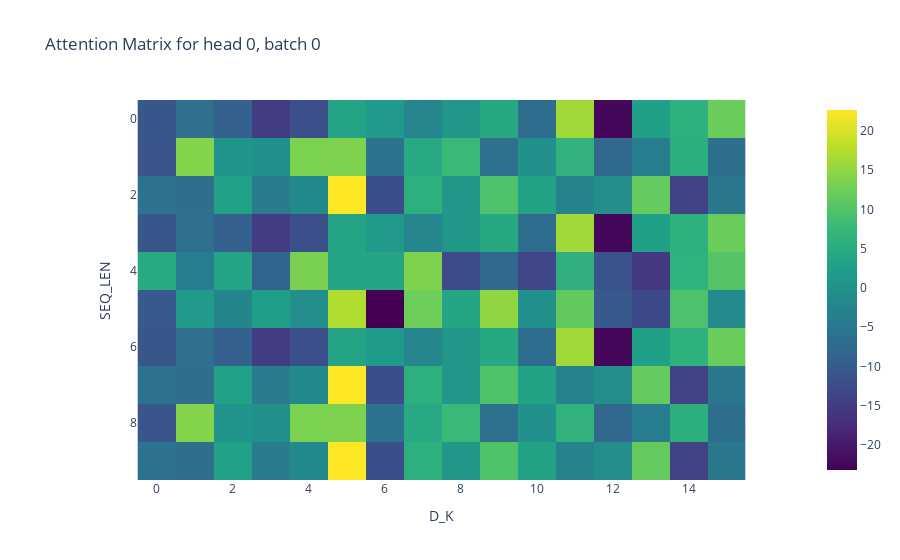

Notebook cell for this chart:
### Code cell
@jit
def attention(Q, K, V, d_k):
    attention_score = jnp.matmul(Q, K.transpose(0, 2, 1)) # transpose to (N_HEADS, BATCH_SIZE, D_K, SEQ_LEN)
    scaled_attention = jax.nn.softmax(attention_score / jnp.sqrt(d_k), axis=-1) # softmax along the SEQ_LEN dimension
    return jnp.matmul(scaled_attention, V)

@jit
def mulithead_attention(Q, K, V, d_k):
    return vmap(
        attention,
        in_axes=(0, 0, 0, None) # iterate over the heads
        )(Q, K, V, d_k)

attention_matrix = mulithead_attention(Q, K, V, D_K)
print(attention_matrix.shape)
px.imshow(attention_matrix[0, 0], title="Attention Matrix for head 0, batch 0", labels=dict(x="D_K", y="SEQ_LEN"), color_continuous_scale="VIRIDIS")

### Figure 1 — Plotly figure (JSON) as saved in the notebook; plotly's stock layout.template omitted (floating-point values rounded to 4 significant figures; data arrays with more than 128 entries replaced by an {"elided": "..."} marker saying what was removed)
{"data": [{"coloraxis": "coloraxis", "hovertemplate": "D_K: %{x}<br>SEQ_LEN: %{y}<br>color: %{z}<extra></extra>", "name": "0", "type": "heatmap", "xaxis": "x", "yaxis": "y", "z": {"elided": "10x16 float values"}}], "layout": {"coloraxis": {"colorscale": [[0, "#440154"], [0.1111, "#482878"], [0.2222, "#3e4989"], [0.3333, "#31688e"], [0.4444, "#26828e"], [0.5556, "#1f9e89"], [0.6667, "#35b779"], [0.7778, "#6ece58"], [0.8889, "#b5de2b"], [1, "#fde725"]]}, "title": {"text": "Attention Matrix for head 0, batch 0"}, "xaxis": {"anchor": "y", "constrain": "domain", "domain": [0, 1], "scaleanchor": "y", "title": {"text": "D_K"}}, "yaxis": {"anchor": "x", "autorange": "reversed", "constrain": "domain", "domain": [0, 1], "title": {"text": "SEQ_LEN"}}}}
